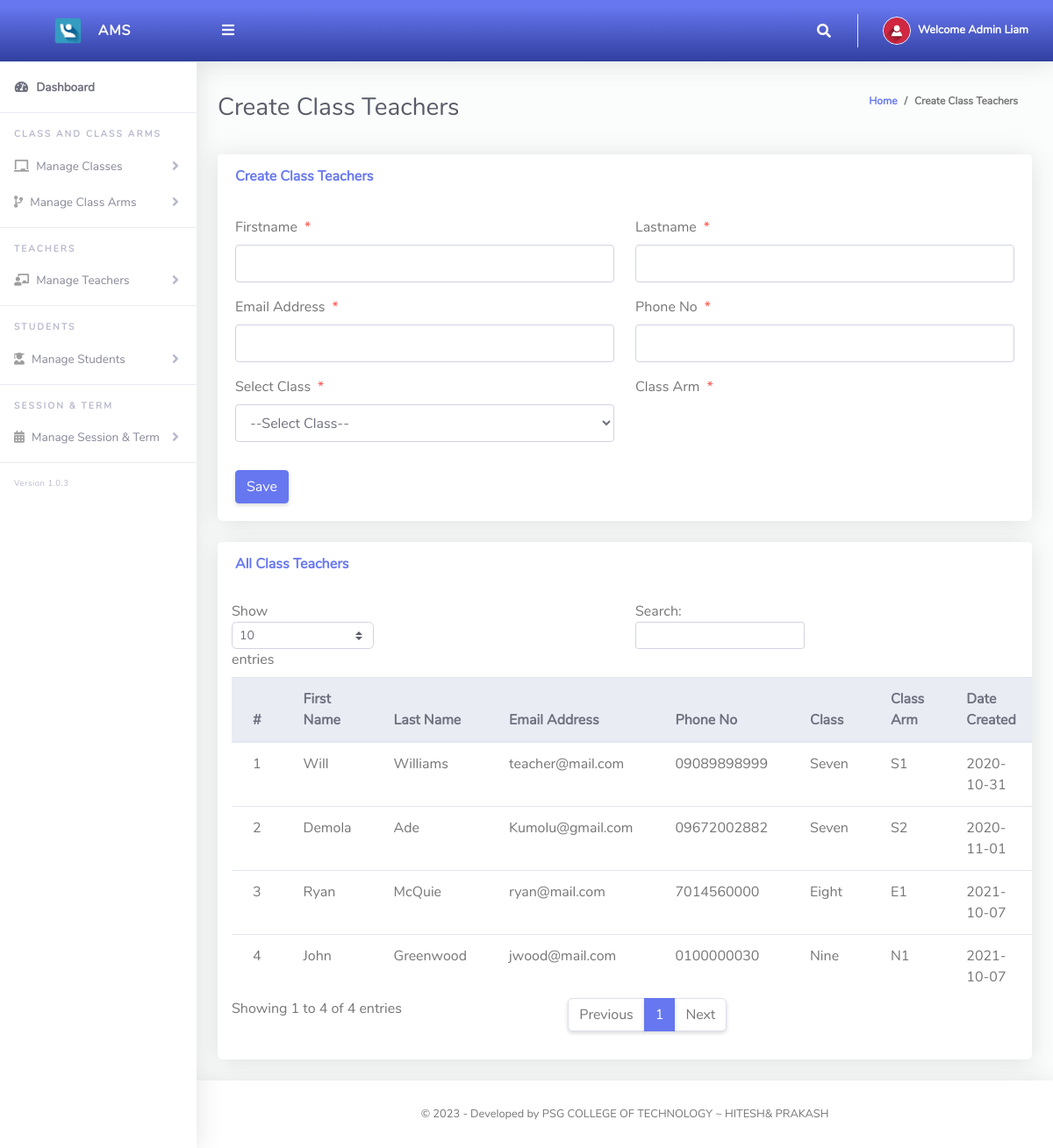
The page /Admin/createClassTeacher.php (signed in) on the database its author committed.
### tables this page shows
CREATE TABLE `tblclassteacher` (
  `Id` int(10) NOT NULL,
  `firstName` varchar(255) NOT NULL,
  `lastName` varchar(255) NOT NULL,
  `emailAddress` varchar(255) NOT NULL,
  `password` varchar(255) NOT NULL,
  `phoneNo` varchar(50) NOT NULL,
  `classId` varchar(10) NOT NULL,
  `classArmId` varchar(10) NOT NULL,
  `dateCreated` varchar(50) NOT NULL
);

CREATE TABLE `tblclass` (
  `Id` int(10) NOT NULL,
  `className` varchar(255) NOT NULL
);

CREATE TABLE `tblclassarms` (
  `Id` int(10) NOT NULL,
  `classId` varchar(10) NOT NULL,
  `classArmName` varchar(255) NOT NULL,
  `isAssigned` varchar(10) NOT NULL
);

### Admin/createClassTeacher.php (the view, shortened to what this page needs)
<?php
include '../Includes/dbcon.php';
?>
<!DOCTYPE html>
<html lang="en">
<head>
  <link href="../vendor/fontawesome-free/css/all.min.css" rel="stylesheet" type="text/css">
  <link href="../vendor/bootstrap/css/bootstrap.min.css" rel="stylesheet" type="text/css">
  <link href="css/ruang-admin.min.css" rel="stylesheet">
</head>
<body id="page-top">
  <div id="wrapper">
      <?php include "Includes/sidebar.php";?>
    <div id="content-wrapper" class="d-flex flex-column">
      <div id="content">
       <?php include "Includes/topbar.php";?>
        <div class="container-fluid" id="container-wrapper">
          <div class="d-sm-flex align-items-center justify-content-between mb-4">
            <h1 class="h3 mb-0 text-gray-800">Create Class Teachers</h1>
            <ol class="breadcrumb">
              <li class="breadcrumb-item"><a href="./">Home</a></li>
              <li class="breadcrumb-item active" aria-current="page">Create Class Teachers</li>
            </ol>
          </div>
          <div class="row">
            <div class="col-lg-12">
              <div class="card mb-4">
                <div class="card-header py-3 d-flex flex-row align-items-center justify-content-between">
                  <h6 class="m-0 font-weight-bold text-primary">Create Class Teachers</h6>
                </div>
                <div class="card-body">
                  <form method="post">
                   <div class="form-group row mb-3">
                        <div class="col-xl-6">
                        <label class="form-control-label">Firstname<span class="text-danger ml-2">*</span></label>
                        <input type="text" class="form-control" required name="firstName" value="<?php echo $row['firstName'];?>" id="exampleInputFirstName">
                        </div>
                        <div class="col-xl-6">
                        <label class="form-control-label">Lastname<span class="text-danger ml-2">*</span></label>
                      <input type="text" class="form-control" required name="lastName" value="<?php echo $row['lastName'];?>" id="exampleInputFirstName" >
                        </div>
                    </div>
                     <div class="form-group row mb-3">
                        <div class="col-xl-6">
                        <label class="form-control-label">Email Address<span class="text-danger ml-2">*</span></label>
                        <input type="email" class="form-control" required name="emailAddress" value="<?php echo $row['emailAddress'];?>" id="exampleInputFirstName" >
                        </div>
                        <div class="col-xl-6">
                        <label class="form-control-label">Phone No<span class="text-danger ml-2">*</span></label>
                      <input type="text" class="form-control" name="phoneNo" value="<?php echo $row['phoneNo'];?>" id="exampleInputFirstName" >
                        </div>
                    </div>
                    <div class="form-group row mb-3">
                        <div class="col-xl-6">
                        <label class="form-control-label">Select Class<span class="text-danger ml-2">*</span></label>
                         <?php
                        $qry= "SELECT * FROM tblclass ORDER BY className ASC";
                        $result = $conn->query($qry);
                        $num = $result->num_rows;
                        if ($num > 0){
                          echo ' <select required name="classId" onchange="classArmDropdown(this.value)" class="form-control mb-3">';
                          echo'<option value="">--Select Class--</option>';
                                  echo '</select>';
                              }
                            ?>
                        </div>
                        <div class="col-xl-6">
                        <label class="form-control-label">Class Arm<span class="text-danger ml-2">*</span></label>
                        </div>
                    </div>
                      <?php
                    if (isset($Id))
                    {
                    ?>
                    <button type="submit" name="update" class="btn btn-warning">Update</button>
                    &nbsp;&nbsp;&nbsp;&nbsp;&nbsp;&nbsp;&nbsp;&nbsp;&nbsp;&nbsp;
                    <?php
                    } else {
                    ?>
                    <button type="submit" name="save" class="btn btn-primary">Save</button>
                    <?php
                    }
                    ?>
                  </form>
                </div>
              </div>
                 <div class="row">
              <div class="col-lg-12">
              <div class="card mb-4">
                <div class="card-header py-3 d-flex flex-row align-items-center justify-content-between">
                  <h6 class="m-0 font-weight-bold text-primary">All Class Teachers</h6>
                </div>
                <div class="table-responsive p-3">
                  <table class="table align-items-center table-flush table-hover" id="dataTableHover">
                    <thead class="thead-light">
                      <tr>
                        <th>#</th>
                        <th>First Name</th>
                        <th>Last Name</th>
                        <th>Email Address</th>
                        <th>Phone No</th>
                        <th>Class</th>
                        <th>Class Arm</th>
                        <th>Date Created</th>
                      </tr>
                    </thead>
                    <tbody>
                  <?php
                      $query = "SELECT tblclassteacher.Id,tblclass.className,tblclassarms.classArmName,tblclassarms.Id AS classArmId,tblclassteacher.firstName,
                      tblclassteacher.lastName,tblclassteacher.emailAddress,tblclassteacher.phoneNo,tblclassteacher.dateCreated
                      FROM tblclassteacher
                      INNER JOIN tblclass ON tblclass.Id = tblclassteacher.classId
                      INNER JOIN tblclassarms ON tblclassarms.Id = tblclassteacher.classArmId";
                      $rs = $conn->query($query);
                      $num = $rs->num_rows;
                      $sn=0;
                      if($num > 0)
                      {
                        while ($rows = $rs->fetch_assoc())
                          {
                             $sn = $sn + 1;
                            echo"
                              <tr>
                                <td>".$sn."</td>
                                <td>".$rows['firstName']."</td>
                                <td>".$rows['lastName']."</td>
                                <td>".$rows['emailAddress']."</td>
                                <td>".$rows['phoneNo']."</td>
                                <td>".$rows['className']."</td>
                                <td>".$rows['classArmName']."</td>
                                 <td>".$rows['dateCreated']."</td>
                                <td><a href='?action=delete&Id=".$rows['Id']."&classArmId=".$rows['classArmId']."'><i class='fas fa-fw fa-trash'></i></a></td>
                              </tr>";
                          }
                      }
                      else
                      {
                           echo
                           "<div class='alert alert-danger' role='alert'>
                            No Record Found!
                            </div>";
                      }
                      ?>
                    </tbody>
                  </table>
                </div>
              </div>
            </div>
            </div>
          </div>
        </div>
      </div>
       <?php include "Includes/footer.php";?>
    </div>
  </div>
</body>
</html>

### Admin/Includes/topbar.php (shortened to what this page needs)
<?php
  $query = "SELECT * FROM tbladmin WHERE Id = ".$_SESSION['userId']."";
  $rs = $conn->query($query);
  $rows = $rs->fetch_assoc();
  $fullName = $rows['firstName']." ".$rows['lastName'];
?>
<nav class="navbar navbar-expand navbar-light bg-gradient-primary topbar mb-4 static-top">
          <button id="sidebarToggleTop" class="btn btn-link rounded-circle mr-3">
            <i class="fa fa-bars"></i>
          </button>
          <ul class="navbar-nav ml-auto">
            <li class="nav-item dropdown no-arrow">
              <a class="nav-link dropdown-toggle" href="#" id="searchDropdown" role="button" data-toggle="dropdown"
                aria-haspopup="true" aria-expanded="false">
                <i class="fas fa-search fa-fw"></i>
              </a>
            </li>
            <li class="nav-item dropdown no-arrow">
              <a class="nav-link dropdown-toggle" href="#" id="userDropdown" role="button" data-toggle="dropdown"
                aria-haspopup="true" aria-expanded="false">
                <img class="img-profile rounded-circle" src="img/user-icn.png" style="max-width: 60px">
                <span class="ml-2 d-none d-lg-inline text-white small"><b>Welcome <?php echo $fullName;?></b></span>
              </a>
            </li>
          </ul>
        </nav>

### rows shown on the page
tblclassteacher: firstName "Will", lastName "Williams", emailAddress "teacher@mail.com", phoneNo "09089898999", classId.className "Seven", classArmId.classArmName "S1", dateCreated "2020-10-31"
tblclassteacher: firstName "Demola", lastName "Ade", emailAddress "Kumolu@gmail.com", phoneNo "09672002882", classId.className "Seven", classArmId.classArmName "S2", dateCreated "2020-11-01"
tblclassteacher: firstName "Ryan", lastName "McQuie", emailAddress "ryan@mail.com", phoneNo "7014560000", classId.className "Eight", classArmId.classArmName "E1", dateCreated "2021-10-07"
tblclassteacher: firstName "John", lastName "Greenwood", emailAddress "jwood@mail.com", phoneNo "0100000030", classId.className "Nine", classArmId.classArmName "N1", dateCreated "2021-10-07"

### other values the page prints
$fullName "Admin Liam"
